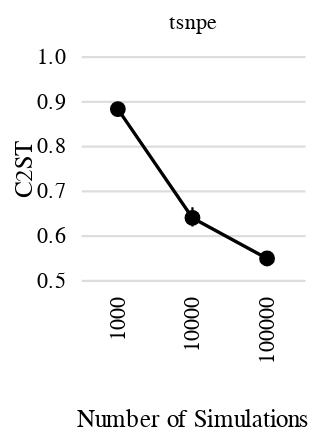

Source (notebook cell):
### Code cell
results_subset = df.query("task == 'bernoulli_glm'")
fig_metric(results_subset, metric="C2ST")
